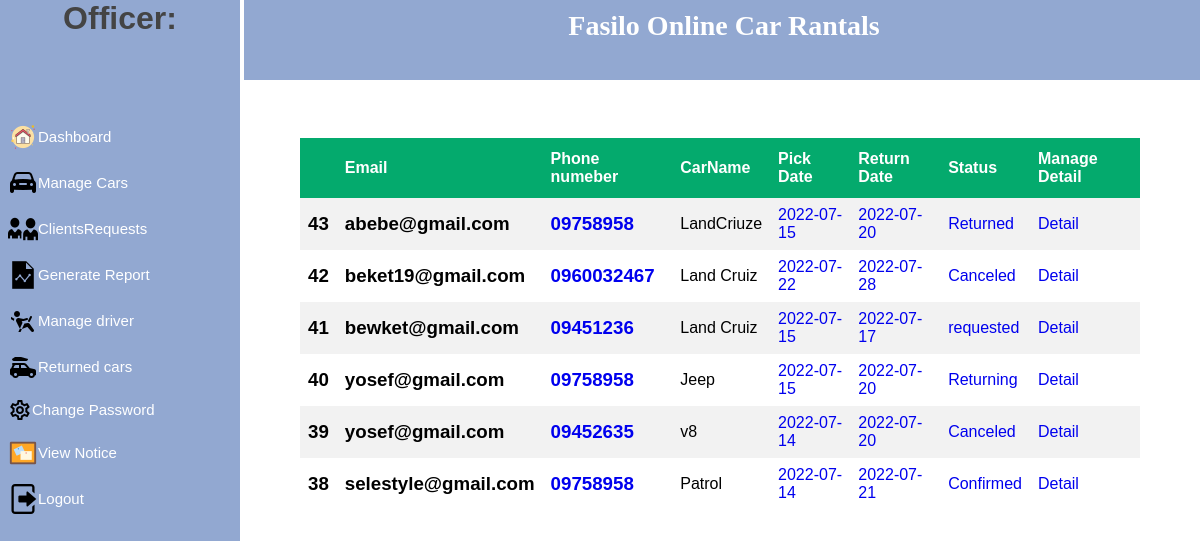
Screenshot of /users/client_requests.php (signed in) with the database file from the repository.
### tables this page shows
CREATE TABLE `booking` (
  `book_id` int(11) NOT NULL AUTO_INCREMENT,
  `userEmail` varchar(20) NOT NULL,
  `phone` varchar(22) NOT NULL,
  `Car_id` int(10) NOT NULL,
  `PickUpDate` date NOT NULL,
  `ReturnDate` date NOT NULL,
  `Confirmation_no` int(11) NOT NULL,
  `Identity` text NOT NULL,
  `Receipt` text NOT NULL,
  `Total_price` decimal(12,0) NOT NULL,
  `status` varchar(11) NOT NULL,
  `registrered_date` date NOT NULL,
  `Driver_id` int(11) NOT NULL,
  `self_drive` varchar(10) NOT NULL,
  PRIMARY KEY (`book_id`)
);

CREATE TABLE `cars` (
  `car_id` int(10) NOT NULL AUTO_INCREMENT,
  `CarBrand` varchar(10) NOT NULL,
  `PlateNumber` varchar(10) NOT NULL,
  `CarName` varchar(10) NOT NULL,
  `CarColor` varchar(10) NOT NULL,
  `PricePerDay` decimal(10,0) NOT NULL,
  `FuelType` varchar(10) NOT NULL,
  `ModelOfYear` varchar(10) NOT NULL,
  `SeatCapacity` int(5) NOT NULL,
  `Image` text NOT NULL,
  `status` varchar(10) NOT NULL,
  PRIMARY KEY (`car_id`)
);

### users/client_requests.php (the view, shortened to what this page needs)
<html >
<head>
	<link rel="stylesheet" href="css/style1.css" type="text/css" media="all" />
<?php
			include 'menu1.php';
		?>
</head>
<body>
<a href="index.php">Dashboard</a>
<section class="mv_table">
			<div class="tabl">
				<table class="table" width="70%">
							<tr>
								<th width="13"></th>
								<th> Email</th>
								<th>Phone numeber</th>
								<th> CarName</th>
								<th>Pick Date</th>
								<th>Return Date</th>
								<th> Status</th>
								<th width="110" class="ac">Manage Detail</th>
							</tr>
							<?php
								include '../includes/config.php';
								$select = "SELECT booking.book_id,booking.userEmail,booking.phone,cars.CarName,booking.PickUpDate,booking.ReturnDate,booking.status
										FROM booking JOIN cars ON booking.Car_id=cars.car_id ORDER BY book_id DESC"  ;
								$result = $conn->query($select);
								while($row = $result->fetch_assoc()){
							?>
							<tr>
							<td><h3><?php echo $row['book_id'] ?></h3></td>
								<td><h3><?php echo $row['userEmail'] ?></h3></td>
								<td><h3><a href="#"><?php echo $row['phone'] ?></a></h3></td>
								<td><?php echo $row['CarName'] ?></td>
								<td><a href="#"><?php echo $row['PickUpDate'] ?></a></td>
								<td><a href="#"><?php echo $row['ReturnDate'] ?></a></td>
								<td><a href="#"><?php echo $row['status'] ?></a></td>
								<td><a href="customer_booking_detail.php?id=<?php echo $row['book_id'] ?>" class="ico del">Detail</a>
								</td>
							</tr>
							<?php
								}
							?>
						</table>
</body>
</html>

### users/css/style1.css (style rules this page uses)
* { margin: 0; padding: 0; box-sizing: border-box; font-family:sans-serif; }
body { min-height: 100vh; font-style: bold; }
a { text-decoration: none; }

### users/client_requests.php (style rules this page uses)
.table { font-family: Arial, Helvetica, sans-serif; border-collapse: collapse; margin-left:25%; margin-top:10%; position: fixed; }
td, th { padding: 8px; }
tr:nth-child(even) { background-color: #f2f2f2; }
th { padding-top: 12px; padding-bottom: 12px; text-align: left; background-color: #04AA6D; color: white; }

### rows the page displays
booking: book_id "43", userEmail "abebe@gmail.com", phone "09758958", Car.CarName "LandCriuze", PickUpDate "2022-07-15", ReturnDate "2022-07-20", status "Returned"
booking: book_id "42", userEmail "beket19@gmail.com", phone "0960032467", Car.CarName "Land Cruiz", PickUpDate "2022-07-22", ReturnDate "2022-07-28", status "Canceled"
booking: book_id "41", userEmail "bewket@gmail.com", phone "09451236", Car.CarName "Land Cruiz", PickUpDate "2022-07-15", ReturnDate "2022-07-17", status "requested"
booking: book_id "40", userEmail "yosef@gmail.com", phone "09758958", Car.CarName "Jeep", PickUpDate "2022-07-15", ReturnDate "2022-07-20", status "Returning"
booking: book_id "39", userEmail "yosef@gmail.com", phone "09452635", Car.CarName "v8", PickUpDate "2022-07-14", ReturnDate "2022-07-20", status "Canceled"
booking: book_id "38", userEmail "selestyle@gmail.com", phone "09758958", Car.CarName "Patrol", PickUpDate "2022-07-14", ReturnDate "2022-07-21", status "Confirmed"
